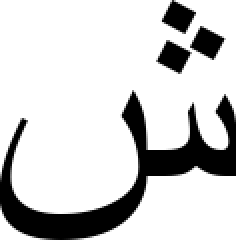
#> input picture symbols/ش.png, 118 x 120 px (shown 2 times larger); its folder holds only this picture in this run
$ jupyter execute 5.ipynb
#> lines starting #> are read from the running program, lines starting #| are printed output that depends on the picture
[cell 1]
import numpy as np
from PIL import Image
import os
import csv
import matplotlib.pyplot as plt

[cell 2]
def calculate_black_mass(image_array):
    height, width = image_array.shape
    half_height, half_width = height // 2, width // 2

    quarters = [
        image_array[:half_height, :half_width],    # Верхняя левая четверть
        image_array[:half_height, half_width:],    # Верхняя правая четверть
        image_array[half_height:, :half_width],    # Нижняя левая четверть
        image_array[half_height:, half_width:]     # Нижняя правая четверть
    ]

    black_masses = [np.sum(quarter == 0) for quarter in quarters]
    return black_masses

[cell 3]
def calculate_normalized_black_mass(image_array, black_masses):
    height, width = image_array.shape
    quarter_area = (height // 2) * (width // 2)
    normalized_black_masses = [mass / quarter_area for mass in black_masses]
    return normalized_black_masses

[cell 4]
def calculate_center_of_gravity(image_array):
    black_pixels = np.argwhere(image_array == 0)
    if len(black_pixels) == 0:
        return (0, 0)

    center_of_gravity = np.mean(black_pixels, axis=0)
    return tuple(center_of_gravity)

[cell 5]
def calculate_normalized_center_of_gravity(image_array, center_of_gravity):
    height, width = image_array.shape
    normalized_center_of_gravity = (
        center_of_gravity[0] / height,
        center_of_gravity[1] / width
    )
    return normalized_center_of_gravity

[cell 6]
def calculate_moments_of_inertia(image_array, center_of_gravity):
    height, width = image_array.shape
    y_center, x_center = center_of_gravity

    y_indices, x_indices = np.indices((height, width))
    y_indices = y_indices - y_center
    x_indices = x_indices - x_center

    horizontal_moment = np.sum((image_array == 0) * (x_indices ** 2))
    vertical_moment = np.sum((image_array == 0) * (y_indices ** 2))

    return horizontal_moment, vertical_moment

[cell 7]
def calculate_normalized_moments_of_inertia(image_array, moments_of_inertia):
    height, width = image_array.shape
    area = height * width

    normalized_horizontal_moment = moments_of_inertia[0] / area
    normalized_vertical_moment = moments_of_inertia[1] / area

    return normalized_horizontal_moment, normalized_vertical_moment

[cell 8]
def calculate_profiles(image_array):
    profile_x = np.sum(image_array == 0, axis=0)
    profile_y = np.sum(image_array == 0, axis=1)
    return profile_x, profile_y

[cell 9]
def save_profiles(profile, filename):
    plt.figure()
    plt.bar(range(len(profile)), profile)
    plt.xlabel('Index')
    plt.ylabel('Count')
    plt.savefig(filename)
    plt.close()

[cell 10]
def process_images_in_folder(folder_path, csv_path, profile_folder):
#> called with folder_path = '../../symbols', csv_path = 'output/output.csv', profile_folder = 'output'
    features = []

    for filename in os.listdir(folder_path):
        if filename.lower().endswith(('.png', '.jpg', '.jpeg', '.bmp', '.gif', '.tiff')):
            file_path = os.path.join(folder_path, filename)
            image = Image.open(file_path).convert('L')
#> image is the input picture: PIL image 118x120 L; min 0, max 255, mean 206.2
            image_array = np.array(image)

            black_masses = calculate_black_mass(image_array)
#> in calculate_black_mass, `black_masses = [np.sum(quarter == 0) for quarter in quarters]`: black_masses = [0, 553, 837, 963]
#> black_masses = [0, 553, 837, 963]
            normalized_black_masses = calculate_normalized_black_mass(image_array, black_masses)
#> in calculate_normalized_black_mass, `normalized_black_masses = [mass / quarter_area for mass in black_masses]`: normalized_black_masses = [0, 0.156, 0.236, 0.272]
#> normalized_black_masses = [0, 0.156, 0.236, 0.272]
            center_of_gravity = calculate_center_of_gravity(image_array)
#> in calculate_center_of_gravity, `black_pixels = np.argwhere(image_array == 0)`: black_pixels = 2353 pairs, first value 1 to 118, second value 0 to 117
#> in calculate_center_of_gravity, `center_of_gravity = np.mean(black_pixels, axis=0)`: center_of_gravity = [77.3, 66.41]
#> center_of_gravity = (77.3, 66.41)
            normalized_center_of_gravity = calculate_normalized_center_of_gravity(image_array, center_of_gravity)
#> in calculate_normalized_center_of_gravity, `normalized_center_of_gravity = ( center_of_gravity[0] / height, center..`: normalized_center_of_gravity = (0.644, 0.563)
#> normalized_center_of_gravity = (0.644, 0.563)
            moments_of_inertia = calculate_moments_of_inertia(image_array, center_of_gravity)
#> in calculate_moments_of_inertia, `y_center, x_center = center_of_gravity`: y_center = 77.3; x_center = 66.41
#> in calculate_moments_of_inertia, `y_indices = y_indices - y_center`:
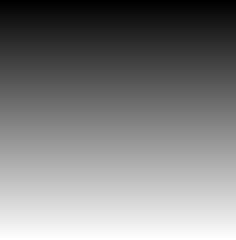
#> y_indices: shape (120, 118) float64 (shown 2 times larger); min -77.3, max 41.7, mean -17.8; drawn with min black and max white
#> in calculate_moments_of_inertia, `x_indices = x_indices - x_center`:
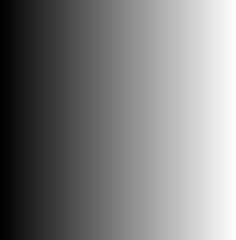
#> x_indices: shape (120, 118) float64 (shown 2 times larger); min -66.41, max 50.59, mean -7.9; drawn with min black and max white
#> in calculate_moments_of_inertia, `horizontal_moment = np.sum((image_array == 0) * (x_indices ** 2))`: horizontal_moment = 2863826.5
#> in calculate_moments_of_inertia, `vertical_moment = np.sum((image_array == 0) * (y_indices ** 2))`: vertical_moment = 2376120.2
#> moments_of_inertia = (2863826.5, 2376120.2)
            normalized_moments_of_inertia = calculate_normalized_moments_of_inertia(image_array, moments_of_inertia)
#> in calculate_normalized_moments_of_inertia, `normalized_horizontal_moment = moments_of_inertia[0] / area`: normalized_horizontal_moment = 202.2
#> in calculate_normalized_moments_of_inertia, `normalized_vertical_moment = moments_of_inertia[1] / area`: normalized_vertical_moment = 167.8
#> normalized_moments_of_inertia = (202.2, 167.8)
            profile_x, profile_y = calculate_profiles(image_array)
#> in calculate_profiles, `profile_x = np.sum(image_array == 0, axis=0)`: profile_x = 118 values, max 45 at index 70, min 9 at index 0, mean 19.94
#> in calculate_profiles, `profile_y = np.sum(image_array == 0, axis=1)`: profile_y = 120 values, max 63 at index 107, min 0 at index 0, mean 19.61

            features.append({
                "filename": filename,
                "black_masses": black_masses,
                "normalized_black_masses": normalized_black_masses,
                "center_of_gravity": center_of_gravity,
                "normalized_center_of_gravity": normalized_center_of_gravity,
                "moments_of_inertia": moments_of_inertia,
                "normalized_moments_of_inertia": normalized_moments_of_inertia,
                "profile_x": profile_x.tolist(),
                "profile_y": profile_y.tolist()
            })
        profile_x_path = os.path.join(profile_folder, f"{filename}_profile_x.png")
        profile_y_path = os.path.join(profile_folder, f"{filename}_profile_y.png")
        save_profiles(profile_x, profile_x_path)
#> in save_profiles, `plt.savefig(filename)`:
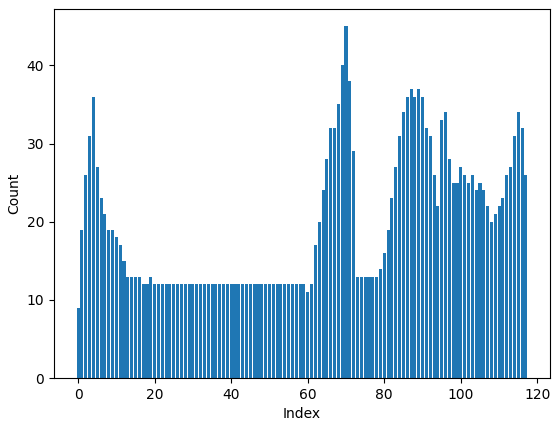
#> figure drawn by matplotlib, 1 panel; tallest bar 45 high, from x = 69.6 to 70.4
        save_profiles(profile_y, profile_y_path)
#> call 2 of save_profiles, with profile = array of shape (120,), filename = 'output/ش.png_profile_y.png'
#> in save_profiles (call 2), `plt.savefig(filename)`:
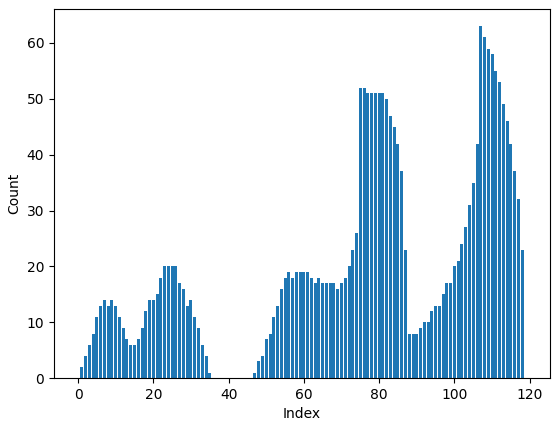
#> figure drawn by matplotlib, 1 panel; tallest bar 63 high, from x = 106.6 to 107.4
    with open(csv_path, 'w', newline='', encoding='utf-8') as csvfile:
        fieldnames = [
            'filename',
            'black_mass_quarter_1', 'black_mass_quarter_2', 'black_mass_quarter_3', 'black_mass_quarter_4',
            'normalized_black_mass_quarter_1', 'normalized_black_mass_quarter_2', 'normalized_black_mass_quarter_3', 'normalized_black_mass_quarter_4',
            'center_of_gravity_x', 'center_of_gravity_y',
            'normalized_center_of_gravity_x', 'normalized_center_of_gravity_y',
            'horizontal_moment_of_inertia', 'vertical_moment_of_inertia',
            'normalized_horizontal_moment_of_inertia', 'normalized_vertical_moment_of_inertia'
        ]
        writer = csv.DictWriter(csvfile, fieldnames=fieldnames, delimiter=';')
        writer.writeheader()
        for feature in features:
            row = {
                'filename': feature['filename'],
                'black_mass_quarter_1': feature['black_masses'][0],
                'black_mass_quarter_2': feature['black_masses'][1],
                'black_mass_quarter_3': feature['black_masses'][2],
                'black_mass_quarter_4': feature['black_masses'][3],
                'normalized_black_mass_quarter_1': feature['normalized_black_masses'][0],
                'normalized_black_mass_quarter_2': feature['normalized_black_masses'][1],
                'normalized_black_mass_quarter_3': feature['normalized_black_masses'][2],
                'normalized_black_mass_quarter_4': feature['normalized_black_masses'][3],
                'center_of_gravity_x': feature['center_of_gravity'][0],
                'center_of_gravity_y': feature['center_of_gravity'][1],
                'normalized_center_of_gravity_x': feature['normalized_center_of_gravity'][0],
                'normalized_center_of_gravity_y': feature['normalized_center_of_gravity'][1],
                'horizontal_moment_of_inertia': feature['moments_of_inertia'][0],
                'vertical_moment_of_inertia': feature['moments_of_inertia'][1],
                'normalized_horizontal_moment_of_inertia': feature['normalized_moments_of_inertia'][0],
                'normalized_vertical_moment_of_inertia': feature['normalized_moments_of_inertia'][1]
            }
            writer.writerow(row)
#> this loop made 1 pass

$ run again, on symbols/ض.png
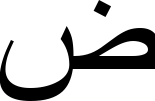
#> input picture symbols/ض.png, 155 x 101 px
#> in process_images_in_folder, image is the input picture: PIL image 155x101 L; min 0, max 255, mean 199.7
#> in calculate_black_mass, `black_masses = [np.sum(quarter == 0) for quarter in quarters]`: black_masses = [169, 719, 1076, 1128]
#> in calculate_normalized_black_mass, `normalized_black_masses = [mass / quarter_area for mass in black_masses]`: normalized_black_masses = [0.0439, 0.187, 0.279, 0.293]
#> black_pixels = 3092 pairs, first value 1 to 99, second value 0 to 154
#> in calculate_center_of_gravity, `center_of_gravity = np.mean(black_pixels, axis=0)`: center_of_gravity = [61.19, 87.75]
#> in process_images_in_folder, `center_of_gravity = calculate_center_of_gravity(image_array)`: center_of_gravity = (61.19, 87.75)
#> in calculate_normalized_center_of_gravity, `normalized_center_of_gravity = ( center_of_gravity[0] / height, center..`: normalized_center_of_gravity = (0.606, 0.566)
#> y_center = 61.19; x_center = 87.75
#> horizontal_moment = 6556410.2
#> vertical_moment = 1531977.1
#> moments_of_inertia = (6556410.2, 1531977.1)
#> normalized_horizontal_moment = 418.8
#> normalized_vertical_moment = 97.86
#> normalized_moments_of_inertia = (418.8, 97.86)
#> in calculate_profiles, `profile_x = np.sum(image_array == 0, axis=0)`: profile_x = 155 values, max 42 at index 70, min 9 at index 0, mean 19.95
#> in calculate_profiles, `profile_y = np.sum(image_array == 0, axis=1)`: profile_y = 101 values, max 90 at index 68, min 0 at index 0, mean 30.61
#> in save_profiles, `plt.savefig(filename)`:
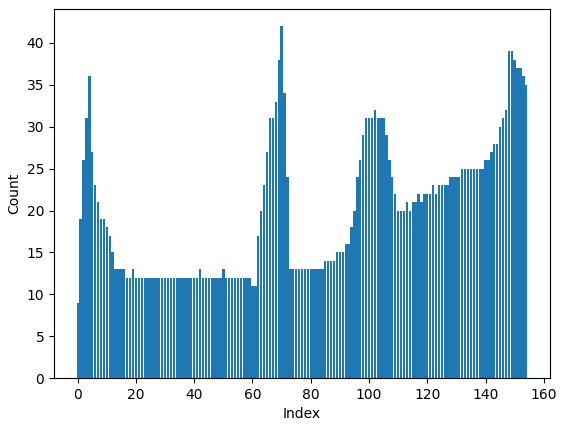
#> figure drawn by matplotlib, 1 panel; tallest bar 42 high, from x = 69.6 to 70.4
#> in save_profiles (call 2), `plt.savefig(filename)`:
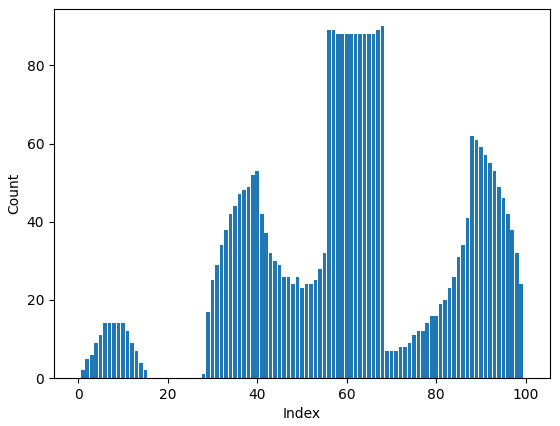
#> figure drawn by matplotlib, 1 panel; tallest bar 90 high, from x = 67.6 to 68.4
#> the loop in process_images_in_folder, `for feature in features:` made 1 pass

$ run again, on symbols/غ.png
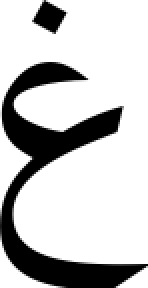
#> input picture symbols/غ.png, 74 x 144 px (shown 2 times larger)
#> in process_images_in_folder, image is the input picture: PIL image 74x144 L; min 0, max 255, mean 195.5
#> in calculate_black_mass, `black_masses = [np.sum(quarter == 0) for quarter in quarters]`: black_masses = [760, 262, 831, 319]
#> in calculate_normalized_black_mass, `normalized_black_masses = [mass / quarter_area for mass in black_masses]`: normalized_black_masses = [0.285, 0.0983, 0.312, 0.12]
#> black_pixels = 2172 pairs, first value 1 to 143, second value 1 to 71
#> in calculate_center_of_gravity, `center_of_gravity = np.mean(black_pixels, axis=0)`: center_of_gravity = [85.93, 25.94]
#> in process_images_in_folder, `center_of_gravity = calculate_center_of_gravity(image_array)`: center_of_gravity = (85.93, 25.94)
#> in calculate_normalized_center_of_gravity, `normalized_center_of_gravity = ( center_of_gravity[0] / height, center..`: normalized_center_of_gravity = (0.597, 0.351)
#> y_center = 85.93; x_center = 25.94
#> horizontal_moment = 604528.3
#> vertical_moment = 3610114.2
#> moments_of_inertia = (604528.3, 3610114.2)
#> normalized_horizontal_moment = 56.73
#> normalized_vertical_moment = 338.8
#> normalized_moments_of_inertia = (56.73, 338.8)
#> in calculate_profiles, `profile_x = np.sum(image_array == 0, axis=0)`: profile_x = 74 values, max 63 at index 5, min 0 at index 0, mean 29.35
#> in calculate_profiles, `profile_y = np.sum(image_array == 0, axis=1)`: profile_y = 144 values, max 63 at index 133, min 0 at index 0, mean 15.08
#> in save_profiles, `plt.savefig(filename)`:
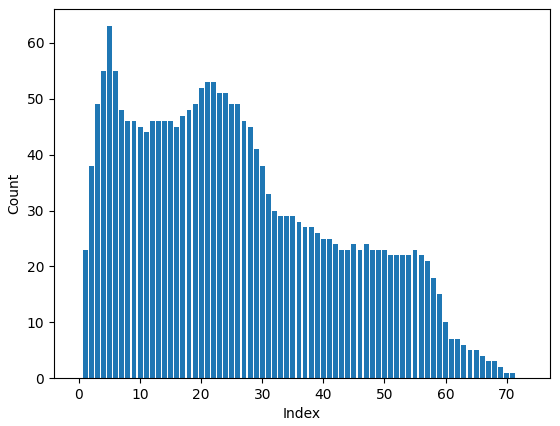
#> figure drawn by matplotlib, 1 panel; tallest bar 63 high, from x = 4.6 to 5.4
#> in save_profiles (call 2), `plt.savefig(filename)`:
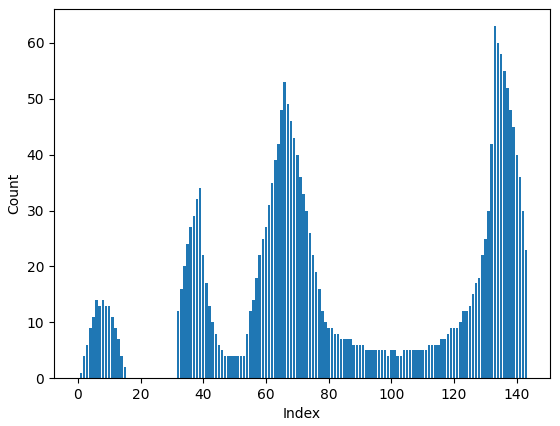
#> figure drawn by matplotlib, 1 panel; tallest bar 63 high, from x = 132.6 to 133.4
#> the loop in process_images_in_folder, `for feature in features:` made 1 pass

$ run again, on symbols/ق.png
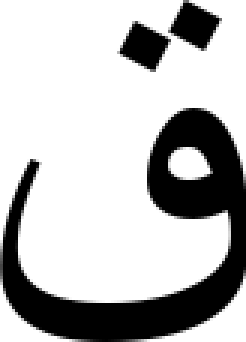
#> input picture symbols/ق.png, 82 x 114 px (shown 3 times larger)
#> in process_images_in_folder, image is the input picture: PIL image 82x114 L; min 0, max 255, mean 186.9
#> in calculate_black_mass, `black_masses = [np.sum(quarter == 0) for quarter in quarters]`: black_masses = [8, 621, 598, 968]
#> in calculate_normalized_black_mass, `normalized_black_masses = [mass / quarter_area for mass in black_masses]`: normalized_black_masses = [0.00342, 0.266, 0.256, 0.414]
#> black_pixels = 2195 pairs, first value 1 to 112, second value 1 to 81
#> in calculate_center_of_gravity, `center_of_gravity = np.mean(black_pixels, axis=0)`: center_of_gravity = [72.91, 50.47]
#> in process_images_in_folder, `center_of_gravity = calculate_center_of_gravity(image_array)`: center_of_gravity = (72.91, 50.47)
#> in calculate_normalized_center_of_gravity, `normalized_center_of_gravity = ( center_of_gravity[0] / height, center..`: normalized_center_of_gravity = (0.64, 0.615)
#> y_center = 72.91; x_center = 50.47
#> horizontal_moment = 1183110.6
#> vertical_moment = 2184592.2
#> moments_of_inertia = (1183110.6, 2184592.2)
#> normalized_horizontal_moment = 126.6
#> normalized_vertical_moment = 233.7
#> normalized_moments_of_inertia = (126.6, 233.7)
#> in calculate_profiles, `profile_x = np.sum(image_array == 0, axis=0)`: profile_x = 82 values, max 51 at index 68, min 0 at index 0, mean 26.77
#> in calculate_profiles, `profile_y = np.sum(image_array == 0, axis=1)`: profile_y = 114 values, max 71 at index 101, min 0 at index 0, mean 19.25
#> in save_profiles, `plt.savefig(filename)`:
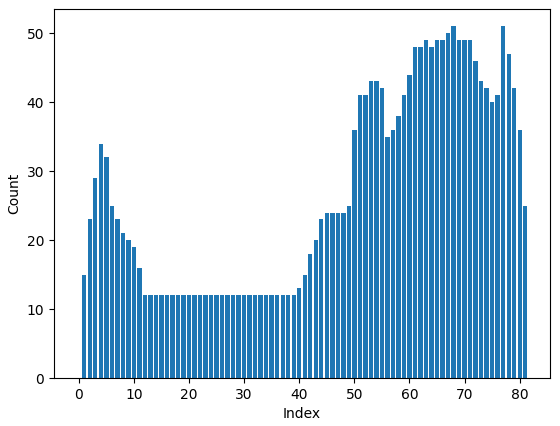
#> figure drawn by matplotlib, 1 panel
#> in save_profiles (call 2), `plt.savefig(filename)`:
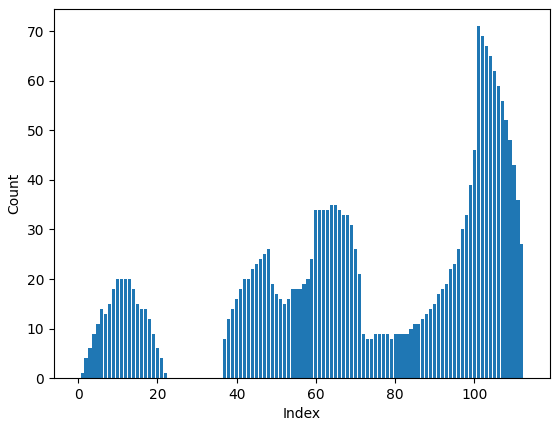
#> figure drawn by matplotlib, 1 panel; tallest bar 71 high, from x = 100.6 to 101.4
#> the loop in process_images_in_folder, `for feature in features:` made 1 pass
